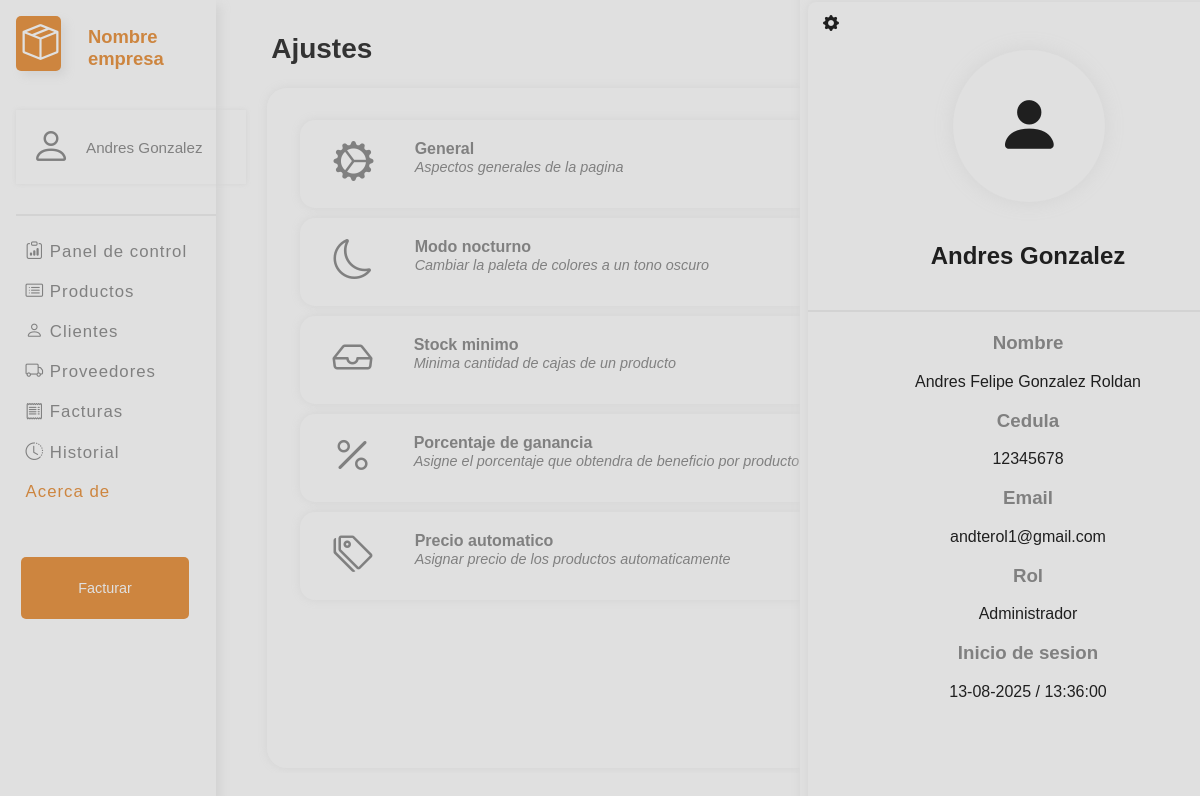
/vista/ajustes/ajustes.php (signed in), run on the app's committed database.
### tables this page shows
CREATE TABLE `ajustes` (
  `ID` int(255) NOT NULL,
  `Ganancia` int(255) NOT NULL,
  `Porcentaje` tinyint(1) NOT NULL,
  `Stock` int(255) NOT NULL,
  `Nombre_Empresa` varchar(255) NOT NULL,
  `NIT` varchar(15) NOT NULL,
  `Ciudad` varchar(255) NOT NULL,
  `Direccion` varchar(255) NOT NULL,
  `Correo_Empresa` varchar(255) NOT NULL,
  `Pass_Empresa` varchar(255) NOT NULL
);

CREATE TABLE `usuarios` (
  `ID` int(255) NOT NULL,
  `Cedula` int(11) NOT NULL,
  `Usuario` varchar(255) NOT NULL,
  `Nombre` varchar(255) NOT NULL,
  `Email` varchar(255) NOT NULL,
  `Pass` varchar(255) NOT NULL,
  `ID_Rol` int(255) NOT NULL,
  `ID_Permisos` int(255) NOT NULL
);

CREATE TABLE `rol` (
  `ID` int(255) NOT NULL,
  `Cargo` varchar(255) NOT NULL
);

### modelo/sql.php (called while the page is built, shortened)
<?php
class usuario
{
    public static function mostrarDatos($user, $id)
    {
        $conectar = new Conectar();
        $conexion = $conectar->conexion();
        if ($user == null) {
            $query = mysqli_query($conexion, "SELECT * from usuarios");
        } else {
            if ($user == "Rol") {
                $query = mysqli_query($conexion, "SELECT * from usuarios WhERE ID_Rol = $id");
            } else {
                if (is_numeric($user)) {
                    $query = mysqli_query($conexion, "SELECT * from usuarios WHERE ID = '$user'");
                } else {
                    $query = mysqli_query($conexion, "SELECT * from usuarios WHERE Usuario = '$user'");
                }
            }
        }
        if ($query) {
            if (mysqli_num_rows($query) != 0) {
                while ($mostrar = mysqli_fetch_array($query)) {
                    $data[] = array(
                        "Permisos" => $mostrar['ID_Permisos'],
                        "Usuario" => $mostrar['Usuario'],
                        "Nombre" => $mostrar['Nombre'],
                        "Cedula" => $mostrar['Cedula'],
                        "Email" => $mostrar['Email'],
                        "Rol" => $mostrar['ID_Rol'],
                        "ID" => $mostrar['ID'],
                    );
                }
                return $data;
            } else {
                return false;
            }
        } else {
            return false;
        }
    }
}
class Roles
{
    public static function mostrarDatos($id)
    {
        $conectar = new Conectar();
        $conexion = $conectar->conexion();
        if ($id == null) {
            $query = mysqli_query($conexion, "SELECT * from rol");
        } else {
            if (is_numeric($id)) {
                $query = mysqli_query($conexion, "SELECT * from rol WhERE ID = '$id'");
            } else {
                $query = mysqli_query($conexion, "SELECT * from rol WhERE Cargo = '$id'");
            }
        }
        if ($query) {
            if (mysqli_num_rows($query) != 0) {
                while ($mostrar = mysqli_fetch_array($query)) {
                    $data[] = array(
                        "ID" => $mostrar['ID'],
                        "Nombre" => $mostrar['Cargo']
                    );
                }
                return $data;
            } else {
                return false;
            }
        } else {
            return false;
        }
    }
}
class ajustes
{
    public static function mostrarDatosAjustes()
    {
        $conectar = new Conectar();
        $conexion = $conectar->conexion();
        $seleccionarAjustes = mysqli_query($conexion, "SELECT * FROM ajustes");
        if ($mostrar = mysqli_fetch_array($seleccionarAjustes)) {
            $dataAjustes['porcentaje'] = $mostrar['Porcentaje'];
            $dataAjustes['Nombre'] = $mostrar['Nombre_Empresa'];
            $dataAjustes['Correo'] = $mostrar['Correo_Empresa'];
            $dataAjustes['Pass'] = $mostrar['Pass_Empresa'];
            $dataAjustes['Direccion'] = $mostrar['Direccion'];
            $dataAjustes['ganancia'] = $mostrar['Ganancia'];
            $dataAjustes['Ciudad'] = $mostrar['Ciudad'];
            $dataAjustes['stock'] = $mostrar['Stock'];
            $dataAjustes['NIT'] = $mostrar['NIT'];
            return $dataAjustes;
        }
    }
}
class permisos
{
    public static function mostrarDatos($id)
    {
        $conectar = new Conectar();
        $conexion = $conectar->conexion();
        if ($id == null) {
            $query = mysqli_query($conexion, "SELECT * from permisos");
        } else {
            $query = mysqli_query($conexion, "SELECT * from permisos WHERE ID = '$id'");
        }
        if ($query) {
            if (mysqli_num_rows($query) != 0) {
                while ($mostrar = mysqli_fetch_array($query)) {
                    $data[] = array(
                        "Editar" => $mostrar['Editar'],
                        "Agregar" => $mostrar['Agregar'],
                        "Entrada" => $mostrar['Entrada'],
                        "Facturar" => $mostrar['Facturar'],
                        "Clientes" => $mostrar['Clientes'],
                        "Proveedores" => $mostrar['Proveedores'],
                        "Reportes" => $mostrar['Reportes'],
                    );
                }
                return $data;
            } else {
                return false;
            }
        } else {
            return false;
        }
    }
}

### controlador/Procesos.php (called while the page is built, shortened)
<?php
if (isset($pg)) {
    require_once "../../modelo/sql.php";
} else {
    require_once "../modelo/sql.php";
}
function mostrarDatos($tabla, $id, $filtro, $codigo)
{
    $consulta = $tabla::mostrarDatos($id, $filtro, $codigo);
    if ($consulta) {
        return $consulta;
    } else {
        return false;
    }
}
function mostrarDatosAjustes()
{
    $consulta = ajustes::mostrarDatosAjustes();
    if ($consulta) {
        return $consulta;
    } else {
        return false;
    }
}

### vista/ajustes/ajustes.php (the view, shortened to what this page needs)
<?php
$pg = "Ajustes";
if (isset($_GET['p'])) {
    $p = $_GET['p'];
} else {
    $p = 1;
}
require_once "../../menu.php";
require_once "../../controlador/Procesos.php";
$idUser = $session[0]['user'];
$dataUser = mostrarDatos("usuario", $idUser, "", "",);
$user = $dataUser[0]["Usuario"];
$rol = $dataUser[0]['Rol'];
$maxUser = mostrarDatos("usuario", "", "", "", "");
$dataUser2 = mostrarDatos("usuario", $us, "", "", "");
$dataPermisos = mostrarDatos("permisos", $us, "", "", "");
switch ($p) {
    case 1:
?>
        <div class="contenido" style="width:30%;float:right;animation:none">
            <div class="box mostrar_informacion" style="margin-right:0vh;animation:inicial 0.5s">
                <div class="box interior_informacion">
                    <a onclick="form()" style="Float:left;margin-left:15px;margin-top:5px;cursor:pointer"><i id="gear" class="bi bi-gear-fill"></i></a>
                    <div class="icon" style="position:static;margin-top:5vh;margin-bottom:5vh;margin-left:33%;box-shadow:0px 0px 20px var(--sombra)">
                        <i style="font-size:65px;" class="bi bi-person-fill"></i>
                    </div>
                    <h2 style="border-bottom:2px solid var(--sombra);padding-bottom:5vh;"><?php echo $user ?></h2>
                    <div id="mostrar_usuario">
                        <h3 style="color:gray">Nombre</h3>
                        <p><?php echo $dataUser[0]['Nombre'] ?></p>
                        <h3 style="color:gray">Cedula</h3>
                        <p><?php echo $dataUser[0]['Cedula'] ?></p>
                        <h3 style="color:gray">Email</h3>
                        <p><?php echo $dataUser[0]['Email'] ?></p>
                        <h3 style="color:gray">Rol</h3>
                        <p>
                            <?php
                            $nombreRol = mostrarDatos("Roles", $dataUser[0]['Rol'], "", "",);
                            echo $nombreRol[0]['Nombre'];
                            ?>
                        </p>
                        <h3 style="color:gray">Inicio de sesion</h3>
                        <p><?php echo $session[0]['fecha'] . " / " . $session[0]['hora'] ?></p>
                    </div>
                </div>
            </div>
        </div>
        <div class="contenido" style="width:51%;">
            <div class="box" style="color:gray;min-height: 78vh;margin-right:-5vh;padding-top:4vh">
                <form id="form" action="" method="post" style="display: grid;justify-content:left;margin-bottom:5vh">
                    <?php
                    if ($rol == 0) {
                    ?>
                        <div class="ajuste">
                            <i style="font-size: 5vh" class="bi bi-gear-wide-connected"></i>
                            <div>
                                <b>General</b><br>
                                <i style="font-size: 1.8vh;">Aspectos generales de la pagina</i>
                            </div>
                        </div>
                    <?php
                    }
                    ?>
                    <div class="ajuste">
                        <i style="font-size: 5vh;" class="bi bi-moon"></i>
                        <div>
                            <b>Modo nocturno</b><br>
                            <i style="font-size: 1.8vh;">Cambiar la paleta de colores a un tono oscuro</i>
                        </div>
                    </div>
                    <div class="ajuste">
                        <i style="font-size: 5vh" class="bi bi-inbox"></i>
                        <div>
                            <b>Stock minimo</b><br>
                            <i style="font-size: 1.8vh;">Minima cantidad de cajas de un producto</i>
                        </div>
                    </div>
                    <div class="ajuste">
                        <i style="font-size: 5vh;" class="bi bi-percent"></i>
                        <div>
                            <b>Porcentaje de ganancia</b><br>
                            <i style="font-size: 1.8vh;">Asigne el porcentaje que obtendra de beneficio por producto</i>
                        </div>
                    </div>
                    <div class="ajuste">
                        <i style="font-size: 5vh;" class="bi bi-tags"></i>
                        <div>
                            <b>Precio automatico</b><br>
                            <i style="font-size: 1.8vh;">Asignar precio de los productos automaticamente</i>
                        </div>
                    </div>
                </form>
            </div>
        </div>
    <?php
        break;
    ?>
<?php
}
?>

### menu.php (shortened to what this page needs)
<?php
if (empty($_SESSION['session'])) {
    header("location:../ajustes/sesion.php?pg=0");
} else {
    $session = $_SESSION['session'];
}
require_once "../../controlador/Procesos.php";
$dataAjustes = mostrarDatosAjustes();
$dataUser = mostrarDatos("usuario", $session[0]['user'], "", "",);
$dataPermisos = mostrarDatos("permisos", $session[0]['user'], "", "");
?>
<!DOCTYPE html>
<html lang="en">
<head>
    <link rel="stylesheet" type="text/css" href="../../style.css?ts=<?= time() ?>" />
    <link rel="stylesheet" href="https://cdn.jsdelivr.net/npm/bootstrap-icons@1.8.1/font/bootstrap-icons.css">
</head>
<body>
    <?php
    if ($pg != "Facturar" && $pg != "Entrada") {
    ?>
        <div id="menu">
            <ul>
                <li style="border-bottom: 2px solid var(--sombra);">
                    <div class="icono"><i class="bi bi-box-seam"></i></div>
                    <h2 id="marca"><?php echo $dataAjustes['Nombre'] ?></h2>
                    <div class="user">
                        <i style="font-size: 5vh;" class="bi bi-person"></i>
                        <label style="font-size:1.9vh;padding-left:10px;"><?php echo $dataUser[0]["Usuario"] ?></label>
                    </div>
                </li>
                <li style="padding-top: 15px;"><a id="panel" href="../ajustes/panel.php"><i class="bi bi-clipboard-data"></i> Panel de control</a></li>
                <li>
                    <a id="Productos" href="../productos/Productos.php?"> <i class="bi bi-card-list"></i> Productos</a>
                </li>
                <?php
                if ($dataPermisos[0]["Clientes"]) {
                    echo '
                    <li><a id="Clientes" href="../clienteProveedor/Clientes.php"><i class="bi bi-person"></i> Clientes</a></li>
                    ';
                }
                if ($dataPermisos[0]['Proveedores']) {
                    echo '
                    <li><a id="Proveedores" href="../clienteProveedor/Proveedores.php"><i class="bi bi-truck"></i> Proveedores</a></li>
                    ';
                }
                ?>
                <li>
                    <a id="facturas" href="../facturar/facturas.php?p=0"><i class="bi bi-receipt"></i> Facturas</a>
                </li>
                <li><a id="historial" href="../historial/historial.php"><i class="bi bi-clock-history"></i> Historial</a></li>
                <li><a id="" target="_blank" href="http://localhost:8082/proyecto/vista/ajustes/manual.pdf" style="color:peru">Acerca de</a></li>
            </ul>
            <?php
            if ($dataPermisos[0]['Facturar']) {
                echo '
                <form action="../facturar/Salida.php">
                <button class="facturar">Facturar</button>
                </form>
                ';
            }
            ?>
        </div>
    <?php
    }
    ?>
    <div class="BrArriba">
        <h2 class='titulo'><?php echo $pg ?></h2>
    </div>

### style.css (style rules this page uses)
:root { --baseColor: #e0e0e0; --sombra: lightgray; --texto: #1f1f1f; --texto2: #e9e8e8; --texto3: gray; --input: inset 5px 5px 44px #bebebe, inset -5px -5px 44px #ffffff; --titulo: #333; }
body { font-family: Muli, sans-serif; background: var(--baseColor); margin: 0; font-size: 16px; }
button { outline: none; }
a { color: var(--texto); outline: none; text-decoration: none; }
li { list-style-type: none; }
.titulo { color: var(--titulo); font-size: 3.5vh; float: left; font-weight: 700; flex: 1; margin: 0; padding: 7px; padding-left: 6%; animation: inicial 0.4s; }
#marca { font-size: 2.3vh; margin-left: 9vh; margin-bottom: 40px; padding-top: 5%; font-weight: 750; color: peru; }
.icono i { color: var(--baseColor); }
.icono { float: left; text-align: center; font-size: 4.5vh; background: peru; width: 16%; padding: 0.8vh; border-radius: 5px; box-shadow: 5px 5px 10px var(--sombra); }
.facturar { cursor: pointer; color: var(--baseColor); font-size: 1.8vh; border: none; margin-top: 30px; width: 70%; height: 7.7vh; margin-left: 45px; background-color: peru; border-radius: 5px; }
li::marker { color: gray; }
#menu { margin-top: -26px; margin-left: -3vh; background: var(--baseColor); transition: all 0.3s ease; position: static; height: 100vh; width: 20%; float: left; box-shadow: 5px 5px 10px var(--sombra); }
#menu ul a { display: block; text-decoration: none; font-weight: 400; font-size: 2.1vh; padding: 4.8%; letter-spacing: 1px; color: gray; }
#menu ul li a i { font-size: 2.2vh; }
.user { cursor: pointer; color: var(--texto3); margin-bottom: 30px; margin-top: 15px; margin-right: 5%; box-shadow: 0 0 5px var(--sombra); padding: 5px 15px; width: 25vh; height: 8vh; display: flex; align-items: center; gap: 5px; }
.contenido { overflow-y: hidden; max-height: 90vh; align-items: flex-start; display: flex; justify-content: center; align-self: right; animation: inicial 0.8s; }
.box { color: var(--texto); overflow-y: auto; margin-top: 2vh; padding-top: 4.5vh; padding-bottom: 3vh; margin-bottom: 5px; text-align: center; font-size: 2vh; width: 90%; min-height: 65vh; max-height: 67vh; height: auto; border-radius: 20px; background: var(--baseColor); box-shadow: 0 0 10px var(--sombra); }
.BrArriba { margin-top: 26px; margin-right: 8vh; align-items: flex-start; position: static; display: flex; animation: inicial 0.6s; }
.mostrar_informacion { justify-self: right; position: fixed; max-width: 55vh; margin-bottom: 0px; margin-top: -15vh; min-height: 100vh; padding-top: 10vh; border-radius: 0px; }
.interior_informacion { border-radius: 8px; min-height: 90%; min-width: 100%; padding-top: 1vh; position: absolute; margin-left: 1vh; margin-top: -3.7vh; }
.icon { display: flex; justify-content: center; align-items: center; margin-top: -1vh; margin-bottom: -3vh; margin-left: 35%; background-color: var(--baseColor); width: 19vh; height: 19vh; border-radius: 50%; animation: inicial 0.8s; box-shadow: 0px 0px 20px #bebebe; }
.ajuste { box-shadow: 0 0 10px var(--sombra); height: 8.5vh; width: 140%; display: grid; justify-content: center; text-align: left; padding-top: 20px; grid-template-columns: 12% 70% auto; border-radius: 15px; margin-bottom: 10px; margin-left: 7%; animation: drop 0.7s; }

### data on the page
ajustes: Nombre_Empresa "Nombre empresa"
usuarios: Usuario "Andres Gonzalez", Nombre "Andres Felipe Gonzalez Roldan", Cedula "12345678", Email "andterol1@gmail.com"
rol: Cargo "Administrador"

### other printed values
$pg "Ajustes"
$user "Andres Gonzalez"
$session[0]['fecha'] "13-08-2025"
$session[0]['hora'] "13:36:00"
